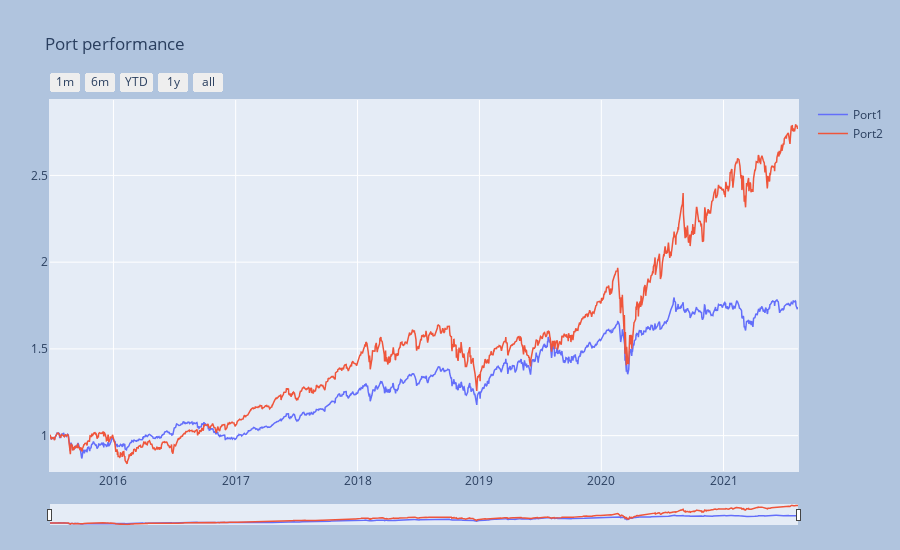

The cell this chart's notebook holds for it:
### Markdown cell above
### Visualized the 2 portfolios time-series.

> Note the use of flag `fancy=True`. It designates the use of *plotly* package for interactive time-series. 

As expected `Port2` is more aggressive than `Port1`

### Code cell
_ = pp.port_view_all(componly=True, fancy=True)

### Figure 1 — Plotly figure (JSON) as saved in the notebook; plotly's stock layout.template omitted (floating-point values rounded to 4 significant figures; data arrays with more than 128 entries replaced by an {"elided": "..."} marker saying what was removed)
{"data": [{"line": {"width": 1.5}, "name": "Port1", "type": "scatter", "x": {"elided": "1545 str values"}, "y": {"elided": "1545 float values"}}, {"line": {"width": 1.5}, "name": "Port2", "type": "scatter", "x": {"elided": "1545 str values"}, "y": {"elided": "1545 float values"}}], "layout": {"autosize": false, "height": 550, "margin": {"b": 25, "l": 50, "pad": 1, "r": 50, "t": 100}, "paper_bgcolor": "LightSteelBlue", "title": {"text": "Port performance"}, "width": 900, "xaxis": {"autorange": false, "fixedrange": false, "range": ["2015-06-25T00:00:00", "2021-08-12T00:00:00"], "rangeselector": {"buttons": [{"count": 1, "label": "1m", "step": "month", "stepmode": "backward"}, {"count": 6, "label": "6m", "step": "month", "stepmode": "backward"}, {"count": 1, "label": "YTD", "step": "year", "stepmode": "todate"}, {"count": 1, "label": "1y", "step": "year", "stepmode": "backward"}, {"step": "all"}]}, "rangeslider": {"thickness": 0.05, "visible": true}, "type": "date"}, "yaxis": {"autorange": false, "fixedrange": false, "range": [0.7962, 2.935]}}}
